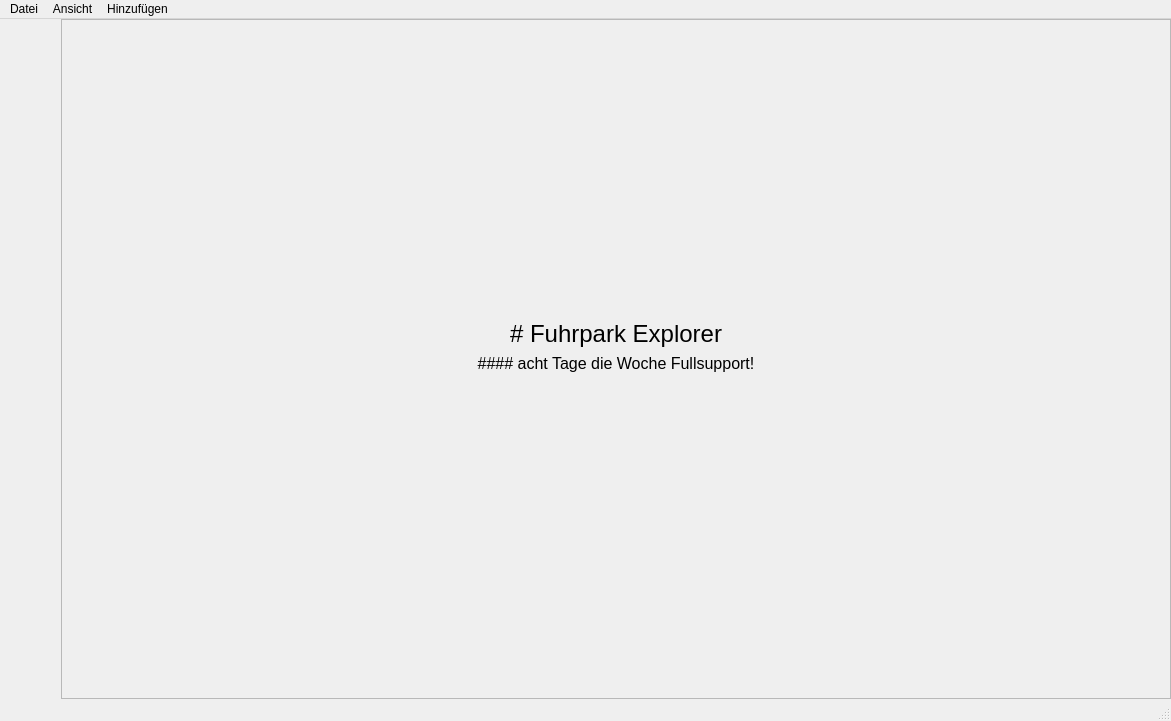
<?xml version="1.0" encoding="UTF-8"?>
<ui version="4.0">
 <class>MainWindow</class>
 <widget class="QMainWindow" name="MainWindow">
  <property name="geometry">
   <rect>
    <x>0</x>
    <y>0</y>
    <width>1171</width>
    <height>721</height>
   </rect>
  </property>
  <property name="windowTitle">
   <string>MainWindow</string>
  </property>
  <property name="styleSheet">
   <string notr="true"/>
  </property>
  <widget class="QWidget" name="centralwidget">
   <property name="styleSheet">
    <string notr="true"/>
   </property>
   <layout class="QHBoxLayout" name="horizontalLayout">
    <property name="spacing">
     <number>0</number>
    </property>
    <property name="leftMargin">
     <number>0</number>
    </property>
    <property name="topMargin">
     <number>0</number>
    </property>
    <property name="rightMargin">
     <number>0</number>
    </property>
    <property name="bottomMargin">
     <number>0</number>
    </property>
    <item>
     <widget class="NavBar" name="navBar" native="true">
      <property name="minimumSize">
       <size>
        <width>61</width>
        <height>0</height>
       </size>
      </property>
      <property name="maximumSize">
       <size>
        <width>61</width>
        <height>16777215</height>
       </size>
      </property>
     </widget>
    </item>
    <item>
     <widget class="QScrollArea" name="scrollArea">
      <property name="styleSheet">
       <string notr="true"/>
      </property>
      <property name="widgetResizable">
       <bool>true</bool>
      </property>
      <widget class="QWidget" name="scrollAreaWidgetContents">
       <property name="geometry">
        <rect>
         <x>0</x>
         <y>0</y>
         <width>1108</width>
         <height>665</height>
        </rect>
       </property>
       <layout class="QVBoxLayout" name="verticalLayout_2">
        <property name="leftMargin">
         <number>0</number>
        </property>
        <property name="topMargin">
         <number>0</number>
        </property>
        <property name="rightMargin">
         <number>0</number>
        </property>
        <property name="bottomMargin">
         <number>0</number>
        </property>
        <item>
         <widget class="QStackedWidget" name="stackedWidget">
          <property name="currentIndex">
           <number>0</number>
          </property>
          <widget class="QWidget" name="page">
           <layout class="QVBoxLayout" name="verticalLayout_4">
            <item>
             <spacer name="verticalSpacer">
              <property name="orientation">
               <enum>Qt::Orientation::Vertical</enum>
              </property>
              <property name="sizeHint" stdset="0">
               <size>
                <width>20</width>
                <height>40</height>
               </size>
              </property>
             </spacer>
            </item>
            <item alignment="Qt::AlignmentFlag::AlignVCenter">
             <widget class="QWidget" name="widgetLogo" native="true">
              <layout class="QVBoxLayout" name="verticalLayout_3">
               <item>
                <widget class="QLabel" name="label">
                 <property name="font">
                  <font>
                   <pointsize>18</pointsize>
                  </font>
                 </property>
                 <property name="text">
                  <string># Fuhrpark Explorer</string>
                 </property>
                 <property name="textFormat">
                  <enum>Qt::TextFormat::MarkdownText</enum>
                 </property>
                 <property name="alignment">
                  <set>Qt::AlignmentFlag::AlignCenter</set>
                 </property>
                </widget>
               </item>
               <item>
                <widget class="QLabel" name="label_2">
                 <property name="font">
                  <font>
                   <pointsize>12</pointsize>
                  </font>
                 </property>
                 <property name="text">
                  <string>#### acht Tage die Woche Fullsupport!</string>
                 </property>
                 <property name="textFormat">
                  <enum>Qt::TextFormat::MarkdownText</enum>
                 </property>
                 <property name="alignment">
                  <set>Qt::AlignmentFlag::AlignCenter</set>
                 </property>
                </widget>
               </item>
              </layout>
             </widget>
            </item>
            <item>
             <spacer name="verticalSpacer_2">
              <property name="orientation">
               <enum>Qt::Orientation::Vertical</enum>
              </property>
              <property name="sizeHint" stdset="0">
               <size>
                <width>20</width>
                <height>40</height>
               </size>
              </property>
             </spacer>
            </item>
            <item>
             <layout class="QHBoxLayout" name="horizontalLayout_2">
              <item>
               <spacer name="horizontalSpacer">
                <property name="orientation">
                 <enum>Qt::Orientation::Horizontal</enum>
                </property>
                <property name="sizeHint" stdset="0">
                 <size>
                  <width>40</width>
                  <height>20</height>
                 </size>
                </property>
               </spacer>
              </item>
              <item>
               <widget class="QLabel" name="logo">
                <property name="text">
                 <string/>
                </property>
                <property name="pixmap">
                 <pixmap resource="../assets/ressources.qrc">:/cars/audi v13 tuning sportwage.png</pixmap>
                </property>
                <property name="scaledContents">
                 <bool>true</bool>
                </property>
               </widget>
              </item>
             </layout>
            </item>
           </layout>
          </widget>
          <widget class="RentFormular" name="rentFormular"/>
          <widget class="QWidget" name="wg_Fahrzeug">
           <layout class="QVBoxLayout" name="verticalLayout">
            <property name="spacing">
             <number>0</number>
            </property>
            <property name="leftMargin">
             <number>0</number>
            </property>
            <property name="topMargin">
             <number>0</number>
            </property>
            <property name="rightMargin">
             <number>0</number>
            </property>
            <property name="bottomMargin">
             <number>0</number>
            </property>
            <item>
             <widget class="QSplitter" name="splitterCarDisplay">
              <property name="orientation">
               <enum>Qt::Orientation::Horizontal</enum>
              </property>
              <property name="handleWidth">
               <number>1</number>
              </property>
              <widget class="NavigationTree" name="navigationTree" native="true"/>
              <widget class="CarDisplayWidget" name="carDisplay" native="true">
               <property name="styleSheet">
                <string notr="true">border-left: 1px solid rgba(0,0,0,50);</string>
               </property>
              </widget>
             </widget>
            </item>
           </layout>
          </widget>
          <widget class="CarStatus" name="carStatus"/>
          <widget class="RentedCarsByCustomers" name="rentedCardsByCustomers"/>
          <widget class="History" name="history"/>
          <widget class="Statistic" name="statistic"/>
          <widget class="Customers" name="customers"/>
         </widget>
        </item>
       </layout>
      </widget>
     </widget>
    </item>
   </layout>
  </widget>
  <widget class="QMenuBar" name="menubar">
   <property name="geometry">
    <rect>
     <x>0</x>
     <y>0</y>
     <width>1171</width>
     <height>33</height>
    </rect>
   </property>
   <widget class="QMenu" name="menuDatei">
    <property name="title">
     <string>Datei</string>
    </property>
    <addaction name="actQuit"/>
   </widget>
   <widget class="QMenu" name="menuAnsicht">
    <property name="title">
     <string>Ansicht</string>
    </property>
    <addaction name="actNavigationOnOff"/>
   </widget>
   <widget class="QMenu" name="menuHinzuf_gen">
    <property name="title">
     <string>Hinzufügen</string>
    </property>
    <addaction name="actAddNewCar"/>
    <addaction name="separator"/>
    <addaction name="actCustomer"/>
   </widget>
   <addaction name="menuDatei"/>
   <addaction name="menuAnsicht"/>
   <addaction name="menuHinzuf_gen"/>
  </widget>
  <widget class="QStatusBar" name="statusBar"/>
  <action name="actQuit">
   <property name="text">
    <string>Beenden</string>
   </property>
   <property name="shortcut">
    <string>Ctrl+B</string>
   </property>
  </action>
  <action name="actNavigationOnOff">
   <property name="checkable">
    <bool>true</bool>
   </property>
   <property name="checked">
    <bool>true</bool>
   </property>
   <property name="text">
    <string>Navigation an/aus</string>
   </property>
  </action>
  <action name="actAddNewCar">
   <property name="text">
    <string>Fahrzeug</string>
   </property>
  </action>
  <action name="actCustomer">
   <property name="text">
    <string>Kunde</string>
   </property>
  </action>
 </widget>
 <customwidgets>
  <customwidget>
   <class>NavigationTree</class>
   <extends>QWidget</extends>
   <header>app.widgets.NavigationTree</header>
   <container>1</container>
  </customwidget>
  <customwidget>
   <class>CarDisplayWidget</class>
   <extends>QWidget</extends>
   <header>app.widgets.CarDisplayWidget</header>
   <container>1</container>
  </customwidget>
  <customwidget>
   <class>RentFormular</class>
   <extends>QWidget</extends>
   <header>app.widgets.RentFormular</header>
   <container>1</container>
  </customwidget>
  <customwidget>
   <class>CarStatus</class>
   <extends>QWidget</extends>
   <header>app.widgets.CarStatus</header>
   <container>1</container>
  </customwidget>
  <customwidget>
   <class>RentedCarsByCustomers</class>
   <extends>QWidget</extends>
   <header>app.widgets.RentedCarsByCustomers</header>
   <container>1</container>
  </customwidget>
  <customwidget>
   <class>Statistic</class>
   <extends>QWidget</extends>
   <header>app.widgets.Statistic</header>
   <container>1</container>
  </customwidget>
  <customwidget>
   <class>History</class>
   <extends>QWidget</extends>
   <header>app.widgets.History</header>
   <container>1</container>
  </customwidget>
  <customwidget>
   <class>Customers</class>
   <extends>QWidget</extends>
   <header>app.widgets.Customers</header>
   <container>1</container>
  </customwidget>
  <customwidget>
   <class>NavBar</class>
   <extends>QWidget</extends>
   <header>app.widgets.bars.NavBar</header>
   <container>1</container>
  </customwidget>
 </customwidgets>
 <resources>
  <include location="../assets/ressources.qrc"/>
 </resources>
 <connections>
  <connection>
   <sender>actQuit</sender>
   <signal>triggered()</signal>
   <receiver>MainWindow</receiver>
   <slot>close()</slot>
   <hints>
    <hint type="sourcelabel">
     <x>-1</x>
     <y>-1</y>
    </hint>
    <hint type="destinationlabel">
     <x>487</x>
     <y>353</y>
    </hint>
   </hints>
  </connection>
 </connections>
</ui>
